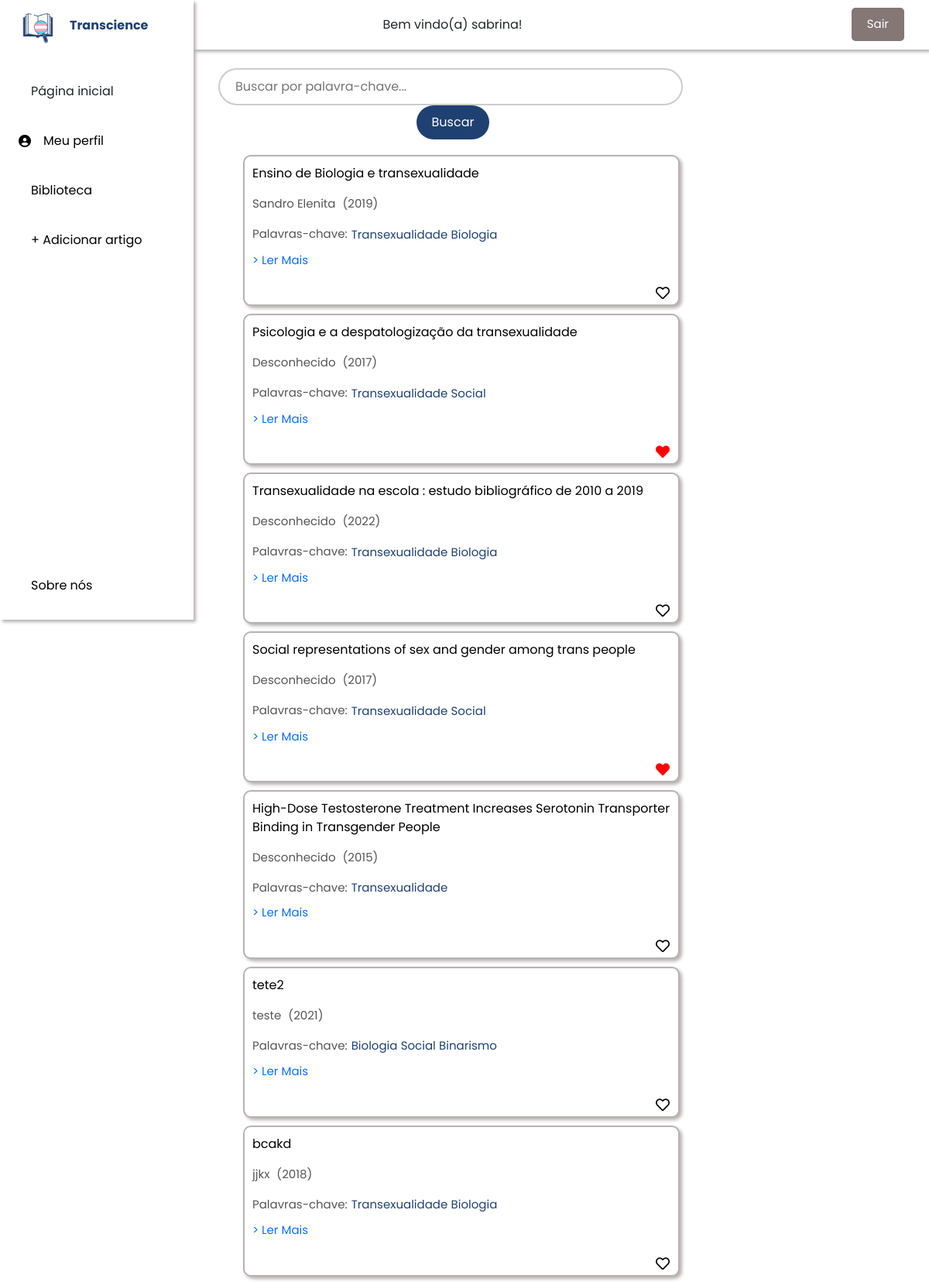
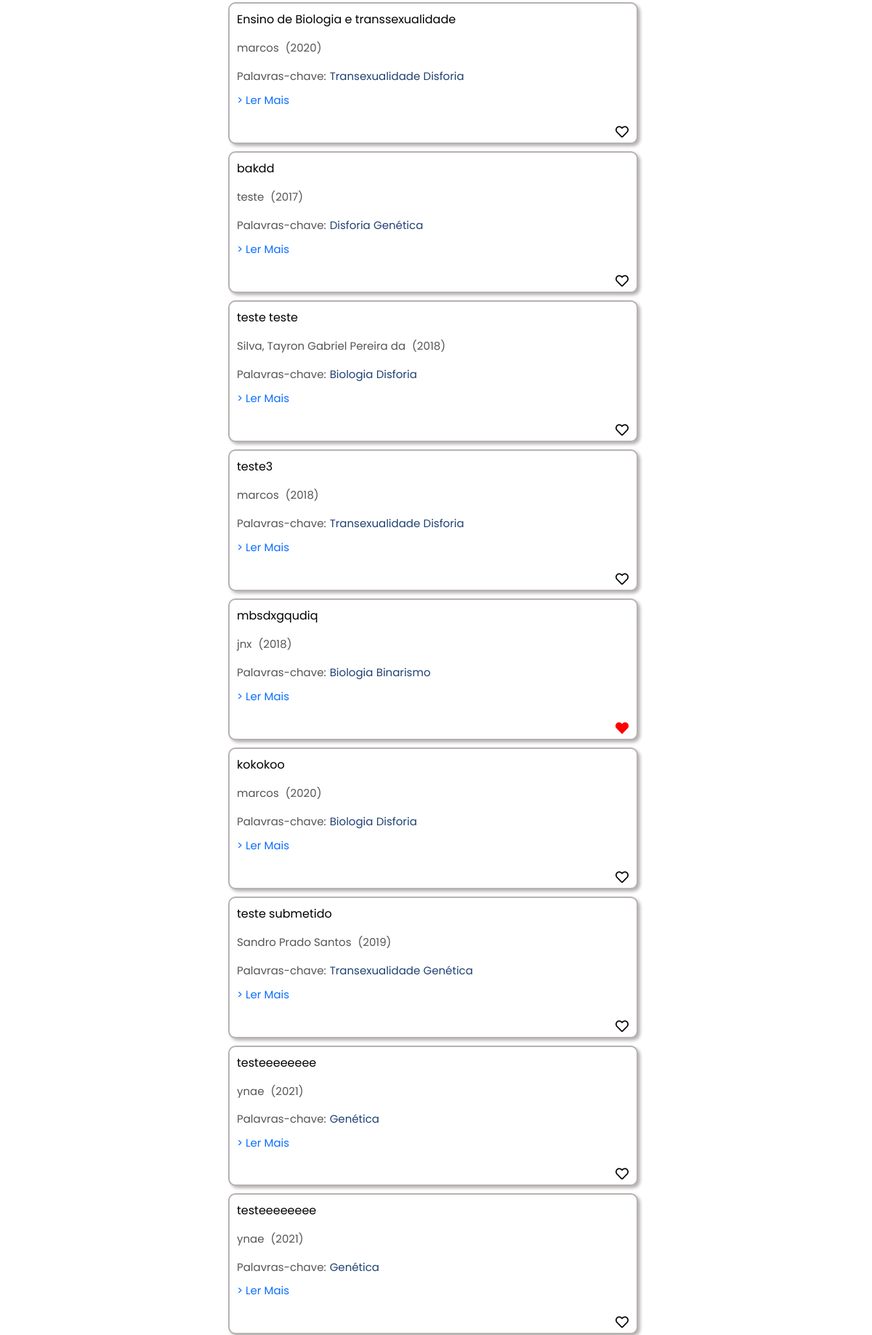
The page /biblioteca/index/ (signed in, upper part) on the database its author committed (2 pictures, top to bottom).
### biblioteca/models.py (models this page shows, shortened)
class Artigo(models.Model):
    titulo = models.CharField(max_length=200)
    link = models.CharField(max_length=255)
    autor = models.CharField(max_length=255)
    relevancia_id = models.ForeignKey(Relevancia, on_delete=models.CASCADE)
    ano_id = models.ForeignKey(Ano, on_delete=models.CASCADE)
    palavras_chave = models.ManyToManyField(PalavraChave, related_name='artigos')
    usuario = models.ManyToManyField(User, related_name='artigos')

class Ano(models.Model):
    descricao = models.CharField(max_length=255)
    def __str__(self):
        return self.descricao

class PalavraChave(models.Model):
    nome = models.CharField(max_length=100)
    def __str__(self):
        return self.nome

### biblioteca/views.py (the view)
# urls.py: path("index/", views.IndexView.as_view(), name="index"),
class IndexView(LoginRequiredMixin, generic.ListView):
    template_name = "biblioteca/index.html"
    context_object_name = "artigos"
    login_url = '/auth/login/'
    def get_queryset(self):
        query = self.request.GET.get('q')
        if query:
            return Artigo.objects.filter(
                Q(titulo__icontains=query) |
                Q(autor__icontains=query) |
                Q(palavras_chave__nome__icontains=query)).distinct()
        return Artigo.objects.all()
    def get_context_data(self, **kwargs):
        usuario_atual = self.request.user
        context = super(IndexView, self).get_context_data(**kwargs)
        favoritos = Favorito.objects.filter(usuario=usuario_atual).values_list('artigo_id')
        favoritos_ids = []
        for f in favoritos:
            if (f[0] not in favoritos_ids):
                favoritos_ids.append(f[0])
        context['favoritos'] = favoritos_ids
        return context

### biblioteca/templates/biblioteca/index.html (shortened to what this page needs)
{% load static %}
<link rel="stylesheet" href="{% static 'css/bootstrap.min.css' %}">
<link rel="stylesheet" href="{% static 'fa/css/all.min.css' %}">
<link rel="stylesheet" href="{% static 'biblioteca/style.css' %}">
<link href="fontawesome/css/all.css" rel="stylesheet">
<link rel="stylesheet" href="https://use.fontawesome.com/releases/v5.0.7/css/all.css">
<head>
</head>
<body id="body-pd">
  <header class="header" id="header">
      {% if user.is_authenticated %}
      Bem vindo(a) {{ user.username }}!
      {% else %}
      <p>You are not logged in</p>
      <a href="{% url 'login' %}">Log In</a>
      {% endif %}
      <form action="{% url 'logout' %}" method="post">
        <button type="submit" class="logout-button">Sair</button>
      </form>
  </header>
  <div class="l-navbar" id="nav-bar">
    <nav class="nav">
        <div>
            <a href="#" class="nav_logo">
                <img src="{% static 'biblioteca/images/logo.png' %}" alt="Logo" class="nav_logo-img">
                <span class="nav_logo-name">Transcience</span>
            </a>
            <div class="nav_list">
                <a href="#" class="nav_link active">
                    <span class="nav_name">Página inicial</span>
                </a>
                <a href="{% url 'perfil' %}" class="nav_link">
                  <i class="fa-solid fa-circle-user"></i>
                    <span class="nav_name">Meu perfil</span>
                </a>
                <a href="{% url 'biblioteca:minha_biblioteca' %}" class="nav_link">
                    <span class="nav_name">Biblioteca</span>
                </a>
                <a href="{% url 'novoArtigo' %}" class="nav_link">
                  <span class="nav_name"> + Adicionar artigo</span>
                </a>
            </div>
        </div>
        <a href="#" class="nav_link">
            <span class="nav_name">Sobre nós</span>
        </a>
    </nav>
</div>
<div class="container-fluid">
  <div class="row">
    <div class="col-lg-8 col-md-12">
      <div class="search-container">
        <form method="get" action="{% url 'biblioteca:index' %}">
          <input type="text" name="q" placeholder="Buscar por palavra-chave..." class="search-input" value="{{ request.GET.q }}">
          <button type="submit" class="search-button">Buscar</button>
        </form>
      </div>
      <div class="artigos-container">
        {% if artigos %}
        <ul>
          {% for a in artigos %}
              <li class="artigo-item" style="position: relative; padding-bottom: 30px;">
                  <a class="titulo-artigo" style="color: black;">
                      {{ a.titulo }}
                  </a>
                  <form action="{% url 'favoritar_artigo' a.id %}" method="post" class="favorite-form" id="favorite-form-{{ a.id }}">
                      <button type="submit" class="favorite-button" style="border: none; background: none; position: absolute; bottom: 5px; right: 5px;" id="favorite-btn-{{ a.id }}" onclick="toggleFavorite(event, {{ a.id }})">
                        {% if a.id in favoritos %}
                          <i class="fas fa-heart" id="heart-{{ a.id }}" style="color: red; font-size: 18px;"></i>
                        {% else %}
                          <i class="far fa-heart" id="heart-{{ a.id }}" style="font-size: 18px;"></i>
                        {% endif %}
                      </button>
                  </form>
                  <p class="texto-menor" style="margin-top: 3px;">{{ a.autor }} <span style="margin-left: 5px;">({{ a.ano_id }})</span></p>
                  <div style="display: flex; align-items: center; margin-top: 10px;">
                      <a class="texto-menor">Palavras-chave:</a>
                      <div class="palavras-chave-container" style="margin-left: 5px;">
                          {% for palavra_chave in a.palavras_chave.all %}
                              <span class="texto-menor" style="color: #1F4172;">{{ palavra_chave }}</span>
                          {% endfor %}
                      </div>
                  </div>
                  <p class="texto-menor" style="margin-top: 10px;">
                      <a href="{{ a.link }}" target="_blank">> Ler Mais</a>
                  </p>
              </li>
          {% endfor %}
        </ul>
        {% else %}
          <p>Nenhum artigo encontrado para a pesquisa "{{ request.GET.q }}".</p>
        {% endif %}
      </div>
    </div>
    <div class="col-lg-4 col-md-12">
      <div class="additional-container">
      </div>
    </div>
  </div>
</div>

### biblioteca/static/biblioteca/style.css (style rules this page uses)
* { font-family: "Poppins", sans-serif; }
body { position: relative; font-family: var(--body-font); transition: .5s; margin: 0; padding: 0; }
a { text-decoration: none; }
.artigos-container { padding: 0px; list-style-type: none; }
.artigo-item { border-radius: 10px; padding: 10px; margin-bottom: 10px; background-color: #ffffff; border: 2px solid rgb(183, 178, 178); list-style: none; box-shadow: 3px 3px 4px rgb(183, 178, 178); transition: transform 0.3s, box-shadow 0.3s; }
.texto-menor { font-size: 15px; color: #555; }
.header { width: 100%; height: var(--header-height); position: fixed; top: 0; left: 0; display: flex; align-items: center; justify-content: space-between; padding: 0 1rem; background-color: #ffffff; z-index: var(--z-fixed); transition: .5s; box-shadow: 3px 3px 4px rgb(183, 178, 178); }
.l-navbar { position: fixed; top: 0; left: 0; width: var(--nav-width); height: 100vh; background-color: #ffffff; padding: 0; transition: .5s; z-index: var(--z-fixed); box-shadow: 3px 3px 4px rgb(183, 178, 178); }
.nav { height: 100%; display: flex; flex-direction: column; justify-content: space-between; overflow: hidden; margin-top: 0; }
.nav_logo, .nav_link { display: grid; grid-template-columns: max-content max-content; align-items: center; column-gap: 1rem; padding: .5rem 0 .5rem 1.5rem; }
.nav_logo { margin-bottom: 2rem; }
.nav_logo-name { color: #1F4172; font-weight: 700; }
.nav_link { position: relative; color: var(--first-color-light); margin-bottom: 1.5rem; transition: .3s; }
.nav_logo-img { width: 50px; height: 50px; white-space: nowrap; }
.active { color: var(--black-color); }
.active::before { content: ''; position: absolute; left: 0; width: 2px; height: 32px; background-color: var(--white-color); }
@media screen and (min-width: 768px) { body { margin: calc(var(--header-height) + 1rem) 0 0 0; padding-left: calc(var(--nav-width) + 2rem); } }
@media screen and (min-width: 768px) { .header { height: calc(var(--header-height) + 1rem); padding: 0 2rem 0 calc(var(--nav-width) + 2rem); } }
@media screen and (min-width: 768px) { .l-navbar { left: 0; padding: 0; margin: 0; } }
@media screen and (min-width: 768px) { .artigos-container { background-color: #ffffff; } }
@media screen and (min-width: 768px) { .container-fluid { padding-left: 0; margin-left: 0; margin-top: calc(var(--header-height) + 40px); } }
@media screen and (min-width: 768px) { .additional-container { padding: 100px; border-radius: 10px; margin-bottom: 20px; position: fixed } }
@media screen and (min-width: 768px) { .row { margin-bottom: 1rem; } }
@media screen and (min-width: 768px) { .search-container { margin-bottom: 20px; text-align: center; } }
@media screen and (min-width: 768px) { .search-input { width: 80%; padding: 10px; font-size: 16px; } }
@media screen and (min-width: 768px) { .search-input { padding: 10px 20px; font-size: 16px; width: 600px; border: 2px solid #ccc; border-radius: 25px; outline: none; transition: border-color 0.3s; } }
@media screen and (min-width: 768px) { .search-button { background-color: #1F4172; color: white; font-size: 16px; border: none; border-radius: 25px; padding: 10px 20px; margin-left: 10px; cursor: pointer; transition: background-color 0.3s, transform 0.2s; } }
@media screen and (min-width: 768px) { .logout-button { background-color: #847776; color: white; border: none; padding: 10px 20px; font-size: 15px; cursor: pointer; border-radius: 5px; transition: background-color 0.3s ease; margin-top: 15px; transition: background-color 0.3s, transform 0.2s; } }
@media screen and (min-width: 768px) { .favorite-button i { cursor: pointer; font-size: 20px; } }

### rows shown on the page
Artigo: titulo "Ensino de Biologia e transexualidade", autor "Sandro Elenita", ano_id "2019"
PalavraChave: nome "Transexualidade"
PalavraChave: nome "Biologia"
Artigo: titulo "Psicologia e a despatologização da transexualidade", autor "Desconhecido", ano_id "2017"
PalavraChave: nome "Social"
Artigo: titulo "Transexualidade na escola : estudo bibliográfico de 2010 a 2019", autor "Desconhecido", ano_id "2022"
Artigo: titulo "Social representations of sex and gender among trans people", autor "Desconhecido", ano_id "2017"
Artigo: titulo "High-Dose Testosterone Treatment Increases Serotonin Transporter Binding in Transgender People", autor "Desconhecido", ano_id "2015"
Artigo: titulo "tete2", autor "teste", ano_id "2021"
PalavraChave: nome "Binarismo"
Artigo: titulo "bcakd", autor "jjkx", ano_id "2018"
Artigo: titulo "Ensino de Biologia e transsexualidade", autor "marcos", ano_id "2020"
PalavraChave: nome "Disforia"
Artigo: titulo "bakdd", autor "teste", ano_id "2017"
PalavraChave: nome "Genética"
Artigo: titulo "teste teste", autor "Silva, Tayron Gabriel Pereira da", ano_id "2018"
Artigo: titulo "teste3", autor "marcos", ano_id "2018"
Artigo: titulo "mbsdxgqudiq", autor "jnx", ano_id "2018"
Artigo: titulo "kokokoo", autor "marcos", ano_id "2020"
Artigo: titulo "teste submetido", autor "Sandro Prado Santos", ano_id "2019"
Artigo: titulo "testeeeeeeee", autor "ynae", ano_id "2021"
Artigo: titulo "testeeeeeeee", autor "ynae", ano_id "2021"

### other values the page prints
{{ user.username }} "sabrina"
